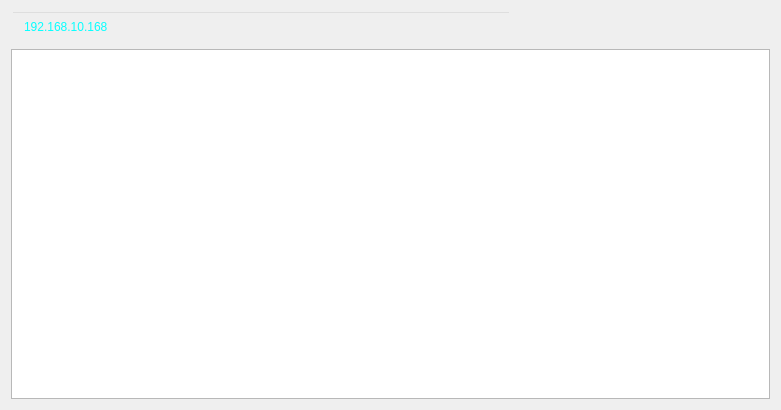
<?xml version="1.0" encoding="UTF-8"?>
<ui version="4.0">
 <class>RecordingBroadcasting</class>
 <widget class="QWidget" name="RecordingBroadcasting">
  <property name="geometry">
   <rect>
    <x>0</x>
    <y>0</y>
    <width>781</width>
    <height>410</height>
   </rect>
  </property>
  <property name="windowTitle">
   <string>RecordingBroadcasting</string>
  </property>
  <layout class="QVBoxLayout" name="verticalLayout_2">
   <property name="leftMargin">
    <number>0</number>
   </property>
   <property name="topMargin">
    <number>0</number>
   </property>
   <property name="rightMargin">
    <number>0</number>
   </property>
   <property name="bottomMargin">
    <number>0</number>
   </property>
   <item>
    <widget class="QWidget" name="widget" native="true">
     <layout class="QVBoxLayout" name="verticalLayout">
      <item>
       <widget class="QWidget" name="widget_2" native="true">
        <property name="maximumSize">
         <size>
          <width>500</width>
          <height>16777215</height>
         </size>
        </property>
        <layout class="QHBoxLayout" name="horizontalLayout">
         <property name="spacing">
          <number>0</number>
         </property>
         <property name="leftMargin">
          <number>0</number>
         </property>
         <property name="topMargin">
          <number>0</number>
         </property>
         <property name="rightMargin">
          <number>0</number>
         </property>
         <property name="bottomMargin">
          <number>0</number>
         </property>
         <item>
          <widget class="QLineEdit" name="httpIpEdit">
           <property name="styleSheet">
            <string notr="true">	background:transparent;
	font-family:&quot;Microsoft YaHei&quot;;
	font-size:12px;
	color:#06FFFF;
	border-image:url(&quot;:/new/prefix1/other/image/ScienceImage/Juxing_Xinhao1.png&quot;);
	min-height:30px;
	min-width:160px;
	padding-left:10px;</string>
           </property>
           <property name="text">
            <string>192.168.10.168</string>
           </property>
          </widget>
         </item>
        </layout>
       </widget>
      </item>
      <item>
       <widget class="QTableView" name="tableView"/>
      </item>
     </layout>
    </widget>
   </item>
  </layout>
 </widget>
 <layoutdefault spacing="6" margin="11"/>
 <resources/>
 <connections/>
</ui>
